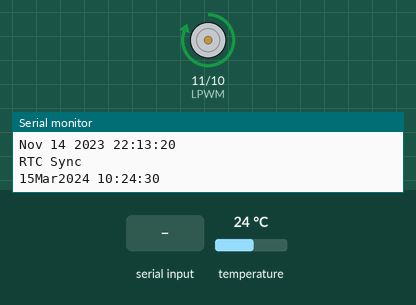
Recording of a sketch running on a simulated Arduino Uno, built with avr-gcc and run on an emulated ATmega328P. On the bench: motor-driver pin pairs drawn as motors (green arrow = first pin HIGH = forward, orange = second pin HIGH = backward, longer = more drive), the last lines printed to the serial monitor. The inputs (shaded band) are chosen by the test bench; at power-on: temperature 24 °C. The local clock reads 2024-03-15 10:24:30 at power-on unless the sketch sets it.

Above: at 1.2 s.
1.3 s: "90,45,200,10\n" received over Serial
At 3.3 s:
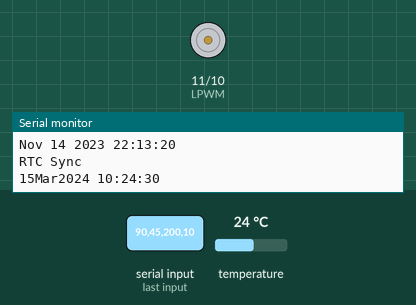
13.5 s: "30,150,10,200\n" received over Serial
At 15.3 s:
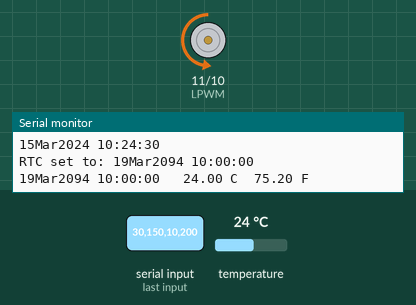
Timing chart, 0 to 27.5 s (numbered marks = the images above; inputs shaded):
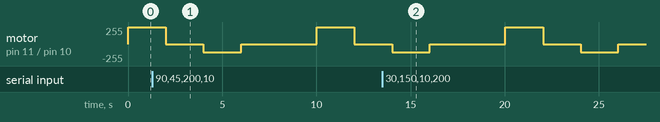

The sketch:

final_code.ino
```cpp
// Set the date and time by entering the following on the Arduino
// serial monitor:
//  year,month,day,hour,minute,second,
//
// Where
//  year can be two or four digits,
//  month is 1-12,
//  day is 1-31,
//  hour is 0-23, and
//  minute and second are 0-59.
// Entering the final comma delimiter (after "second") will avoid a
// one-second timeout and will allow the RTC to be set more accurately.

#include <DS3232RTC.h>      // https://github.com/JChristensen/DS3232RTC
#include <Streaming.h>      // https://github.com/janelia-arduino/Streaming

byte Speed = 0; // Intialize Varaible for the speed of the motor (0-255);
int RPWM = 10;  //connect Arduino pin 10 to IBT-2 pin RPWM
int LPWM = 11;  //connect Arduino pin 11 to IBT-2 pin LPWM   //Linear Actuator


DS3232RTC myRTC;
int LA1=10;
int LA2=11;

int LDRpin1 = A0;//for ldr
int LDRpin2 = A1;
float reading1 = 0;
float reading2 = 0;
float diff = 0;

void setup()
{
    pinMode(LDRpin1, INPUT);
    pinMode(LDRpin2, INPUT);
    pinMode(LA1, OUTPUT); // Configure pin 10 as an Output
    pinMode(LA2, OUTPUT); // Configure pin 11 as an Output


    Serial.begin(115200);
    Serial << F( "\n" __FILE__ "\n" __DATE__ " " __TIME__ "\n" );
    myRTC.begin();//clock setup

    // setSyncProvider() causes the Time library to synchronize with the
    // external RTC by calling RTC.get() every five minutes by default.
    setSyncProvider(myRTC.get);
    Serial << F("RTC Sync");
    if (timeStatus() != timeSet) Serial << F(" FAIL!");
    Serial << endl;
}

void loop()
{
   //clock setup starts
    static time_t tLast;
    time_t t;
    tmElements_t tm;

    // check for input to set the RTC, minimum length is 12, i.e. yy,m,d,h,m,s
    if (Serial.available() >= 12) {
        // note that the tmElements_t Year member is an offset from 1970,
        // but the RTC wants the last two digits of the calendar year.
        // use the convenience macros from the Time Library to do the conversions.
        int y = Serial.parseInt();
        if (y >= 100 && y < 1000)
            Serial << F("Error: Year must be two digits or four digits!") << endl;
        else {
            if (y >= 1000)
                tm.Year = CalendarYrToTm(y);
            else    // (y < 100)
                tm.Year = y2kYearToTm(y);
            tm.Month = Serial.parseInt();
            tm.Day = Serial.parseInt();
            tm.Hour = Serial.parseInt();
            tm.Minute = Serial.parseInt();
            tm.Second = Serial.parseInt();
            t = makeTime(tm);
            myRTC.set(t);   // use the time_t value to ensure correct weekday is set
            setTime(t);
            Serial << F("RTC set to: ");
            printDateTime(t);
            Serial << endl;
            // dump any extraneous input
            while (Serial.available() > 0) Serial.read();
        }
    }

    t = now();
    if (t != tLast) {
        tLast = t;
        printDateTime(t);
        if (second(t) == 0) {
            float c = myRTC.temperature() / 4.;
            float f = c * 9. / 5. + 32.;
            Serial << F("  ") << c << F(" C  ") << f << F(" F");
        }
        Serial << endl;
    }
  //clock setup ends

// Extend Actuator at Full Speed
  Speed = 255;
  analogWrite(RPWM, 0);
  analogWrite(LPWM, Speed);

  delay(2000); // 2 Seconds

  // Stop Actuator
  analogWrite(RPWM, 0);
  analogWrite(LPWM, 0);

  delay(2000); // 2 Seconds

  // Retract Actuator at Half Speed
  Speed = 127;
  analogWrite(RPWM, Speed);
  analogWrite(LPWM, 0);

  delay(2000); // 2 Seconds

  // Stop Actuator
  analogWrite(RPWM, 0);
  analogWrite(LPWM, 0);

  delay(2000); // 2 Seconds


//Actuator Code Ends


  int mn=minute();
  int sc=second();
  if(sc %5 ==0)//***********************Change sc to mn and change it to 20*****************
  {
    reading1 = analogRead(LDRpin1);
  reading2 = analogRead(LDRpin2);
  // print the LDR sensor reading so you know its range
  diff=reading1-reading2;
      float data = diff;     //Serial Communication to python
      data = (data/1024.00) * 5;
      String dataToSend = String(data);
      Serial.println(dataToSend);
    delay(1025);
  }

//digitalClockDisplay();


}
//void ldr_diff(reading1,reading2)
//{//      // read thr value from the LDR sensor
////  reading1 = analogRead(LDRpin1);
////  reading2 = analogRead(LDRpin2);
////  // print the LDR sensor reading so you know its range
////  diff=reading1-reading2;
////      float data = diff;     //Serial Communication to python
////      data = (data/1024.00) * 5;
////      String dataToSend = String(data);
////      Serial.println(dataToSend);
//////      delay(1000);
//}
//void digitalClockDisplay()
//{
//    // digital clock display of the time
//    Serial.print(hour());
//    printDigits(minute());
//    printDigits(second());
//    Serial.print(' ');
//    Serial.print(day());
//    Serial.print(' ');
//    Serial.print(month());
//    Serial.print(' ');
//    Serial.print(year());
//    Serial.println();
//}
//
//void printDigits(int digits)
//{
//    // utility function for digital clock display: prints preceding colon and leading 0
//    Serial.print(':');
//    if(digits < 10)
//        Serial.print('0');
//    Serial.print(digits);
//}

// print date and time to Serial
void printDateTime(time_t t)
{
    printDate(t);
    Serial << ' ';
    printTime(t);
}

// print time to Serial
void printTime(time_t t)
{
    printI00(hour(t), ':');
    printI00(minute(t), ':');
    printI00(second(t), ' ');
}

// print date to Serial
void printDate(time_t t)
{
    printI00(day(t), 0);
    Serial << monthShortStr(month(t)) << _DEC(year(t));
}

// Print an integer in "00" format (with leading zero),
// followed by a delimiter character to Serial.
// Input value assumed to be between 0 and 99.
void printI00(int val, char delim)
{
    if (val < 10) Serial << '0';
    Serial << _DEC(val);
    if (delim > 0) Serial << delim;
    return;
}
```
